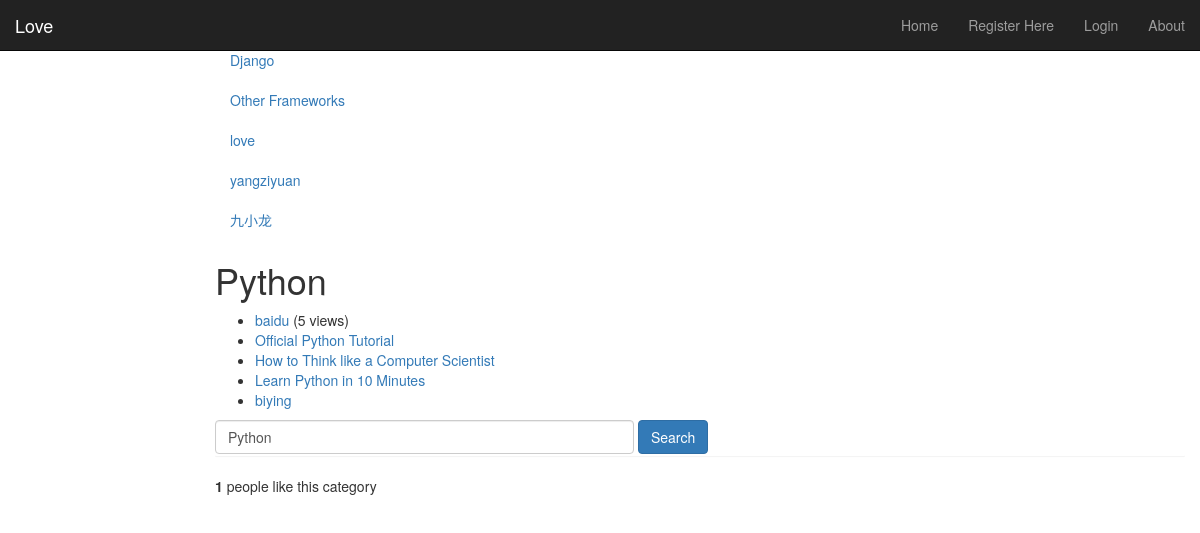
/love/category/python/, run on the app's committed database.
### love/models.py (models this page shows, shortened)
class Category(models.Model):
    name = models.CharField(max_length=128, unique=True)
    views = models.IntegerField(default=0)
    likes = models.IntegerField(default=0)
    slug = models.SlugField(unique=True)

class Page(models.Model):
    category = models.ForeignKey(Category)
    title = models.CharField(max_length=128)
    url = models.URLField()
    views = models.IntegerField(default=0)

### love/views.py (the view)
# urls.py: url(r'^category/(?P<category_name_slug>[\w\-]+)/$', views.category, name='category'),
def category(request, category_name_slug):
    context_dict = {}
    context_dict['result_list'] = None
    context_dict['query'] = None
    if request.method == 'POST':
        query = request.POST['query'].strip()
        if query:
            result_list = run_query(query)
            context_dict['result_list'] = result_list
            context_dict['query'] = query
    try:
        category = Category.objects.get(slug=category_name_slug)
        context_dict['category_name'] = category.name
        pages = Page.objects.filter(category=category).order_by('-views')
        context_dict['pages'] = pages
        context_dict['category'] = category
        context_dict['category_name_slug'] = category_name_slug
    except Category.DoesNotExist:
        pass
    if not context_dict['query']:
        context_dict['query'] = category.name
    return render(request, 'love/category.html', context_dict)

### love/templatetags/love_extras.py (called while the page is built)
@register.inclusion_tag('love/cats.html')
def get_category_list(cat=None):
    return {'cats': Category.objects.all(), 'act_cat': cat}

### templates/love/category.html (shortened to what this page needs)
{% extends 'base.html' %}
{% load staticfiles %}
{% block body_block %}
        <h1>{{ category_name }}</h1>
        {% if category %}
            {% if pages %}
            <ul>
                {% for page in pages %}
                <li>
                <a href="{% url 'goto' %}?page_id={{page.id}}">{{ page.title }}</a>
                {% if page.views > 1 %}
                    ({{ page.views }} views)
                {% elif page.views == 1 %}
                    ({{ page.views }} view)
                </li>
        {% endif %}
                {% endfor %}
            </ul>
            {% else %}
                <strong>No pages currently in category.</strong>
            {% endif %}
        {% else %}
            The specified category {{ category_name }} does not exist!
        {% endif %}
        <form class="form-inline" id="user_form" method="post" action="{% url 'category'  category.slug %}">
          <input class="form-control" type="text" size="50" name="query" value="{{query}}" id="query" />
          <input class="btn btn-primary" type="submit" name="submit" value="Search" />
        </form>
        <div class="panel">
        </div>
        <p>
            <strong id="like_count">{{ category.likes }}</strong> people like this category
        </p>
{% endblock %}

### templates/love/cats.html
{% if cats %}
    <ul class="nav nav-sidebar">
    {% for c in cats %}
        {% if c == act_cat %}
            <li  class="active" ><a href="/love/category/{{ c.slug }}">{{ c.name }}</a></li>
            {% else  %}
            <li><a href="/love/category/{{ c.slug }}">{{ c.name }}</a></li>
        {% endif %}
    {% endfor %}
{% else %}
    <li> <strong >There are no category present.</strong></li>
    </ul>
{% endif %}

### data on the page
Category: name "Django"
Category: name "Other Frameworks"
Category: name "love"
Category: name "yangziyuan"
Category: name "九小龙"
Category: name "Python", query "Python", likes "1"
Page: title "baidu", views "5"
Page: title "Official Python Tutorial"
Page: title "How to Think like a Computer Scientist"
Page: title "Learn Python in 10 Minutes"
Page: title "biying"
